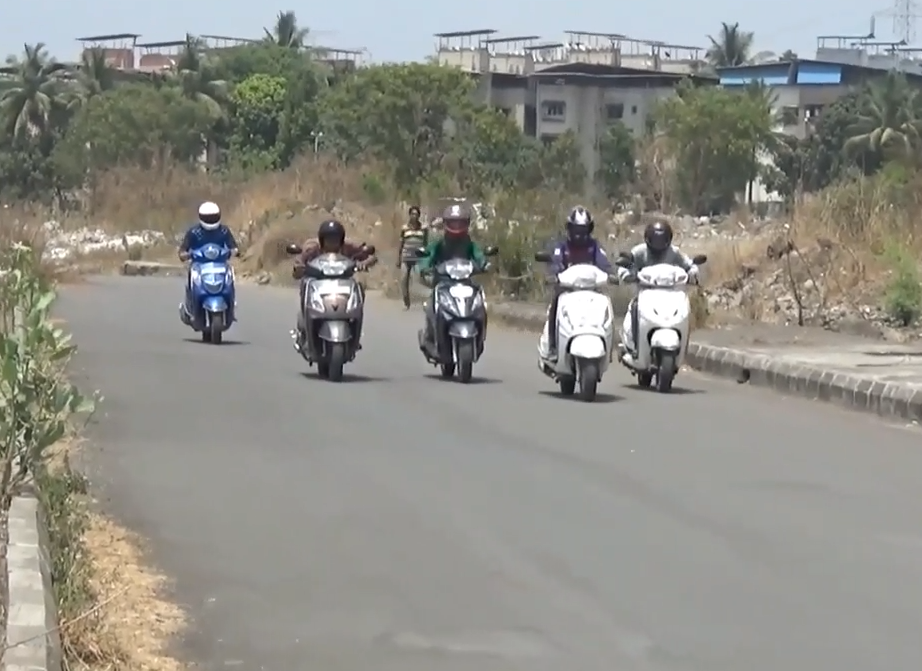
#> input picture imagens/moto.png, 922 x 671 px, found by its file name
$ python detectar_objeto.py
#> lines starting #> are read from the running program, lines starting #| are printed output that depends on the picture
import cv2

WIDTH = 1280
HEIGHT = 720

carCascade = cv2.CascadeClassifier('myhaar.xml')
carCascade = cv2.CascadeClassifier('./xml/two_wheeler.xml')

image = cv2.imread("./imagens/moto.png")
#> image is the input picture: shape (671, 922, 3); mean B, G, R 135.4, 142.1, 142.7
#image = cv2.resize(image, (WIDTH, HEIGHT))
gray = cv2.cvtColor(image, cv2.COLOR_BGR2GRAY)
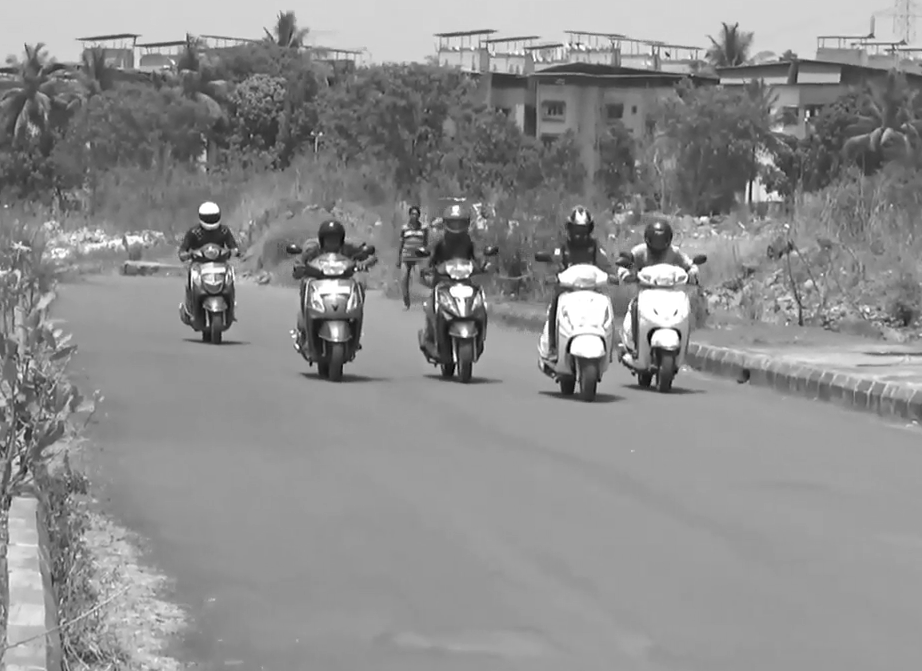
#> gray: shape (671, 922); min 0, max 255, mean 141.5


cars = carCascade.detectMultiScale(gray, 1.1, 13, 18, (24, 24))
#> cars = ()

for (_x, _y, _w, _h) in cars:
    x = int(_x)
    y = int(_y)
    w = int(_w)
    h = int(_h)
    cv2.rectangle(image, (x, y), (x + w, y + h), (0, 255, 0), 2)
#> this loop made 0 passes

cv2.imshow('image', image)

cv2.waitKey(0)

cv2.destroyAllWindows()

$ run again, with imagens/img4.png copied over imagens/moto.png
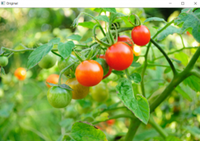
#> input picture imagens/img4.png, 200 x 141 px, found by its file name
#> image is the input picture: shape (141, 200, 3); mean B, G, R 74.3, 165.6, 134
#> `gray = cv2.cvtColor(image, cv2.COLOR_BGR2GRAY)`:
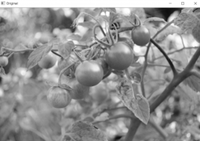
#> gray: shape (141, 200); min 13, max 255, mean 145.7
#> cars = ()

$ run again, with imagens/img1.jpg saved as imagens/moto.png
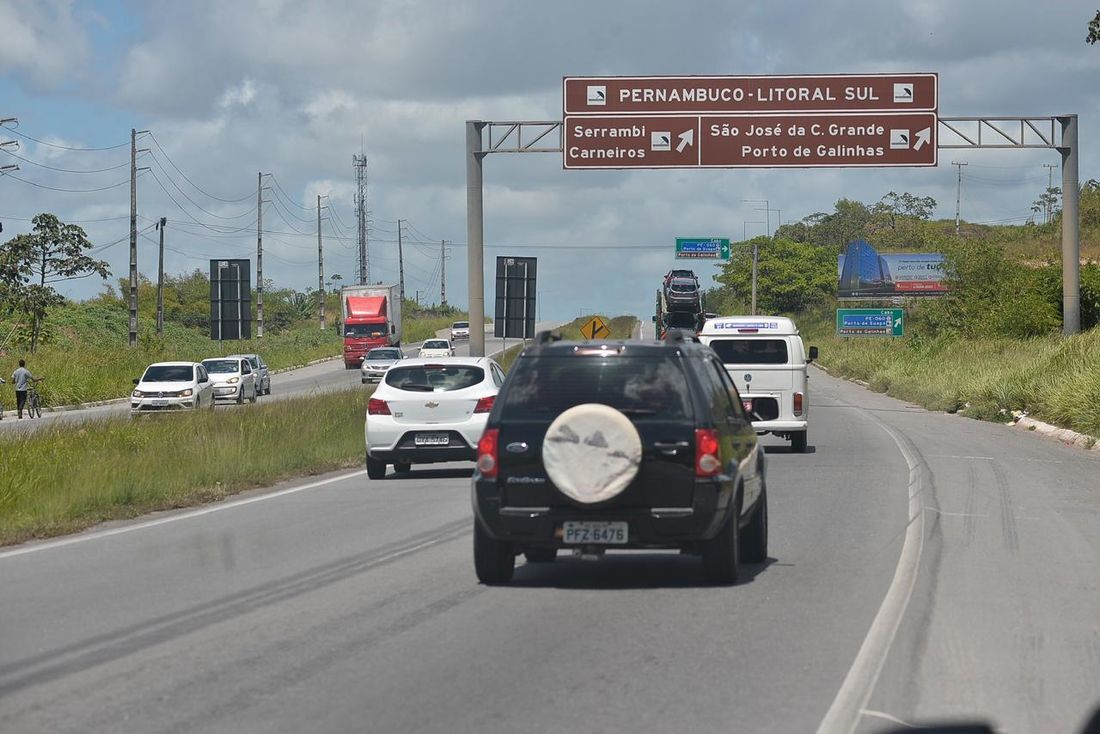
#> input picture imagens/img1.jpg, 1100 x 734 px, found by its file name
#> image is the input picture: shape (734, 1100, 3); mean B, G, R 132.3, 134.5, 130.5
#> `gray = cv2.cvtColor(image, cv2.COLOR_BGR2GRAY)`:
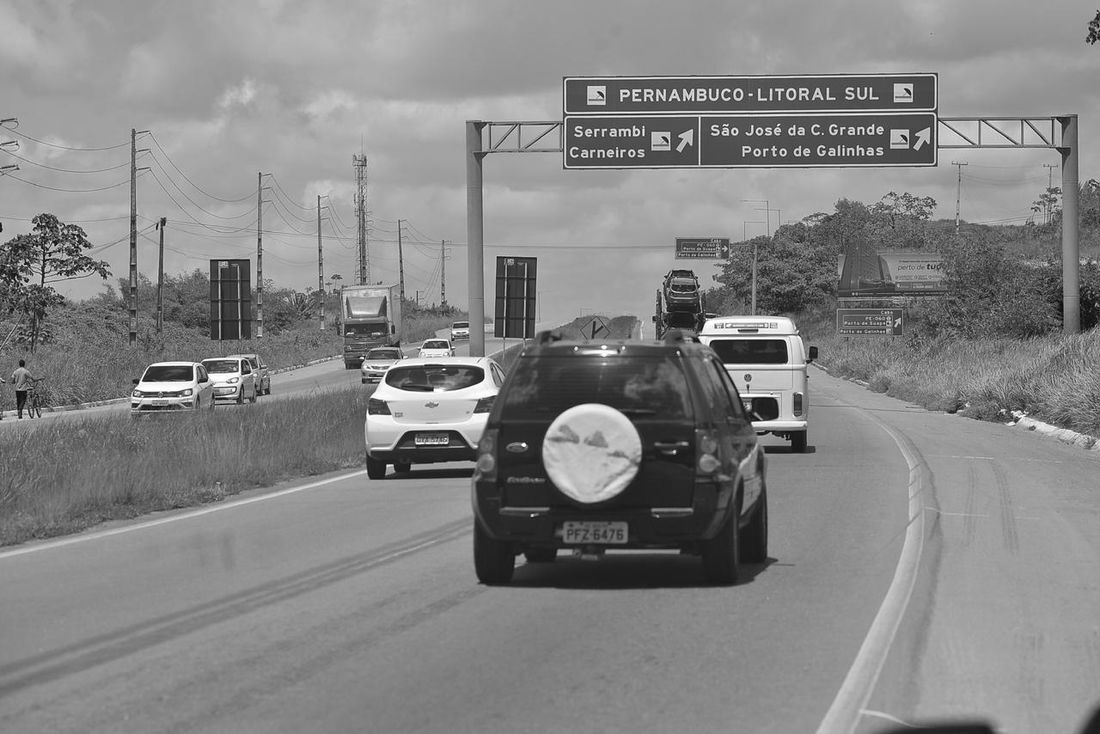
#> gray: shape (734, 1100); min 1, max 255, mean 133
#> cars = ()

$ run again, with imagens/img2.jpg saved as imagens/moto.png
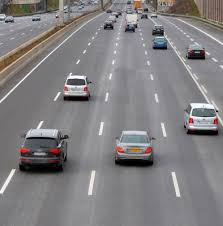
#> input picture imagens/img2.jpg, 223 x 226 px, found by its file name
#> image is the input picture: shape (226, 223, 3); mean B, G, R 129.2, 127.5, 129.7
#> `gray = cv2.cvtColor(image, cv2.COLOR_BGR2GRAY)`:
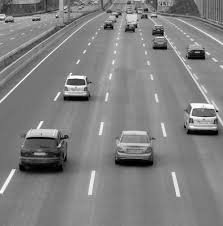
#> gray: shape (226, 223); min 0, max 255, mean 128.3
#> cars = ()
